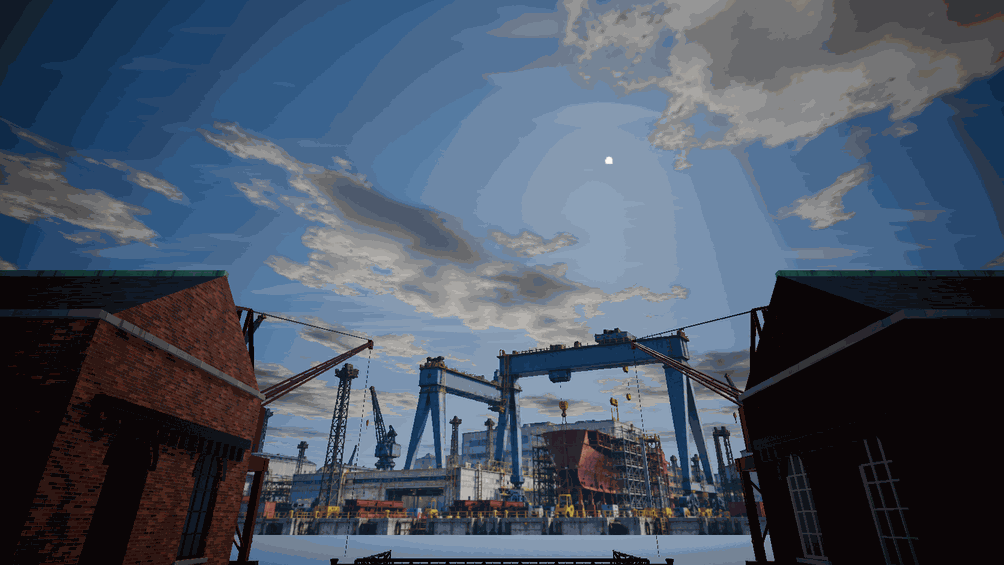
#> input picture output/lowtide/sky-pass/lowtide_cloud_drift.gif, 1004 x 565 px, given in place of beam-timber-source.png, which was not available
$ python build.py
#> lines starting #> are read from the running program, lines starting #| are printed output that depends on the picture; pictures that were not available may be replaced by others from this repository, and a replacement may not be noted
"""Stage continuous structural timber; keep the generated albedo byte-exact."""
import hashlib
import json
from pathlib import Path
import shutil
import uuid

import numpy as np
from PIL import Image
from scipy.ndimage import gaussian_filter

ROOT = Path(__file__).resolve().parents[5]
HERE = Path(__file__).resolve().parent
SOURCE = ROOT / 'Sources/Lowtide/structure'
STAGE = HERE / 'stage'
GENERATED = Path('C:/Users/leon2/.codex/generated_images/01a13277-1c4d-7843-b382-ae43679cb8fa/exec-cdd3a2ee-b607-4719-9437-c562fbadd6d2.png')
SHADER = 'shaders/hc1_lowtide_structure_v2.shader'
RESOURCE = 'materials/lowtide/structure'

def digest(path):
    return hashlib.sha256(path.read_bytes()).hexdigest()

def write(path, text):
    path.parent.mkdir(parents=True, exist_ok=True)
    path.write_text(text, encoding='utf-8', newline='\n')

SOURCE.mkdir(parents=True, exist_ok=True)
source = SOURCE / 'beam-timber-source.png'
if source.exists():
    assert digest(source) == digest(GENERATED), 'Existing timber source differs'
else:
    shutil.copyfile(GENERATED, source)

rgb = np.asarray(Image.open(source).convert('RGB'), np.float32) / 255
lum = rgb @ np.array([.2126, .7152, .0722], np.float32)
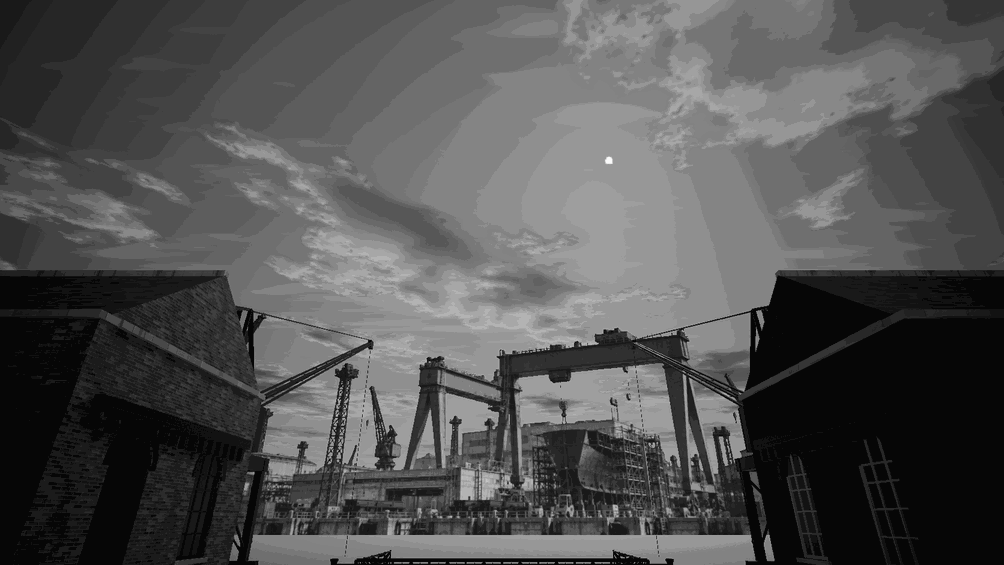
#> lum: shape (565, 1004) float32; min 0.0241, max 0.981, mean 0.321
# Shallow fibre relief, not image brightness used as macro displacement.
height = (gaussian_filter(lum, 1.0, mode='wrap') - gaussian_filter(lum, 22, mode='wrap')) * .0012
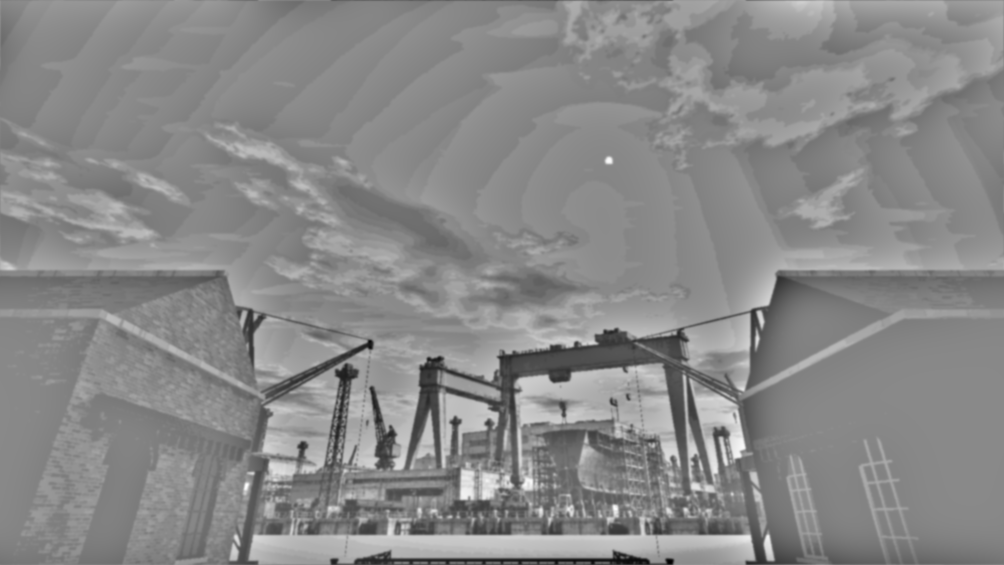
#> height: shape (565, 1004) float32; min -0.000553, max 0.000475, mean -4.2e-13; drawn with min black and max white
dx = (np.roll(height, -1, 1) - np.roll(height, 1, 1)) * rgb.shape[1] / (2 * .6)
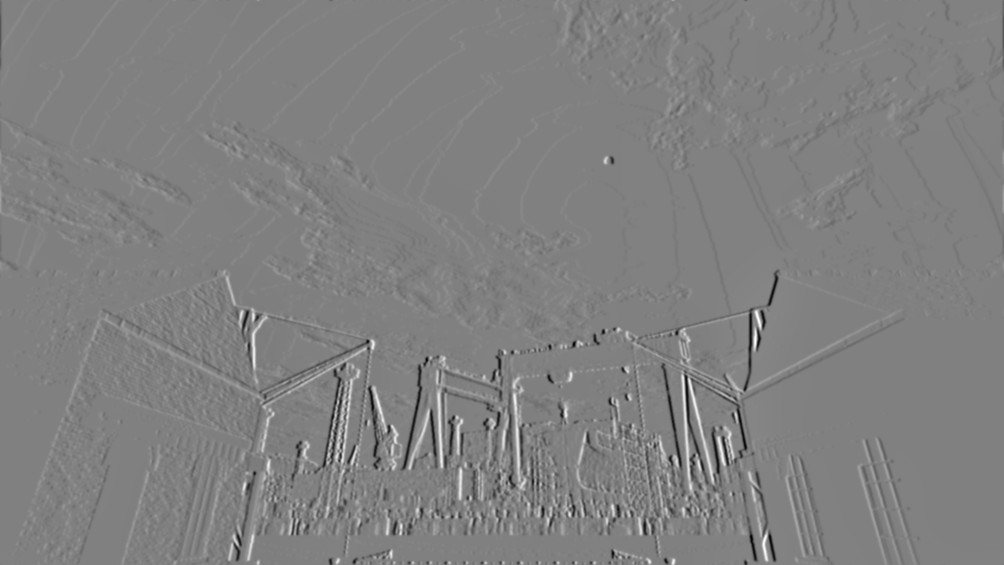
#> dx: shape (565, 1004) float32; min -0.356, max 0.349, mean 3.31e-12; drawn with min black and max white
dy = (np.roll(height, -1, 0) - np.roll(height, 1, 0)) * rgb.shape[0] / (2 * 2.4)
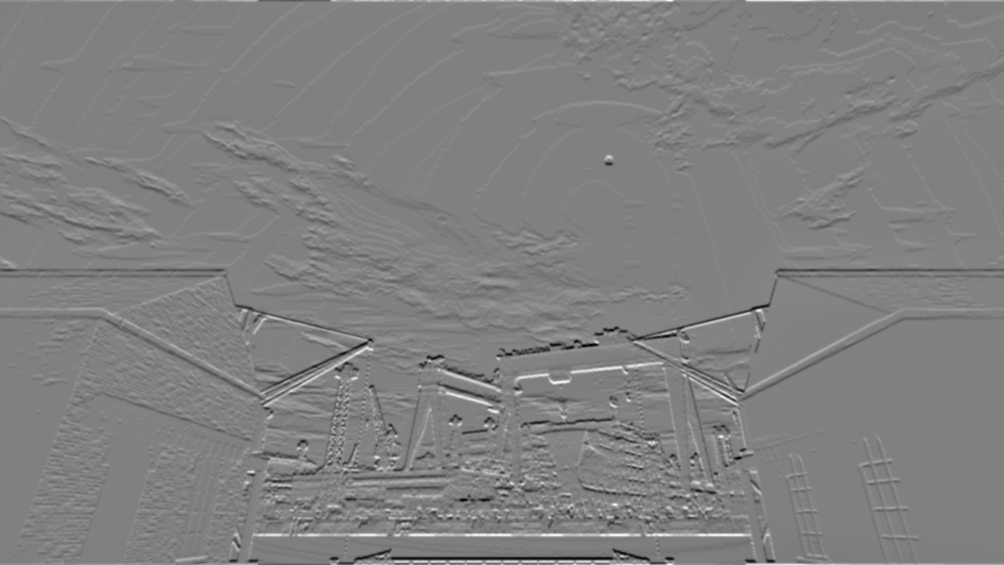
#> dy: shape (565, 1004) float32; min -0.0515, max 0.0504, mean 6.72e-12; drawn with min black and max white
normal = np.stack([-dx, dy, np.ones_like(dx)], axis=2)
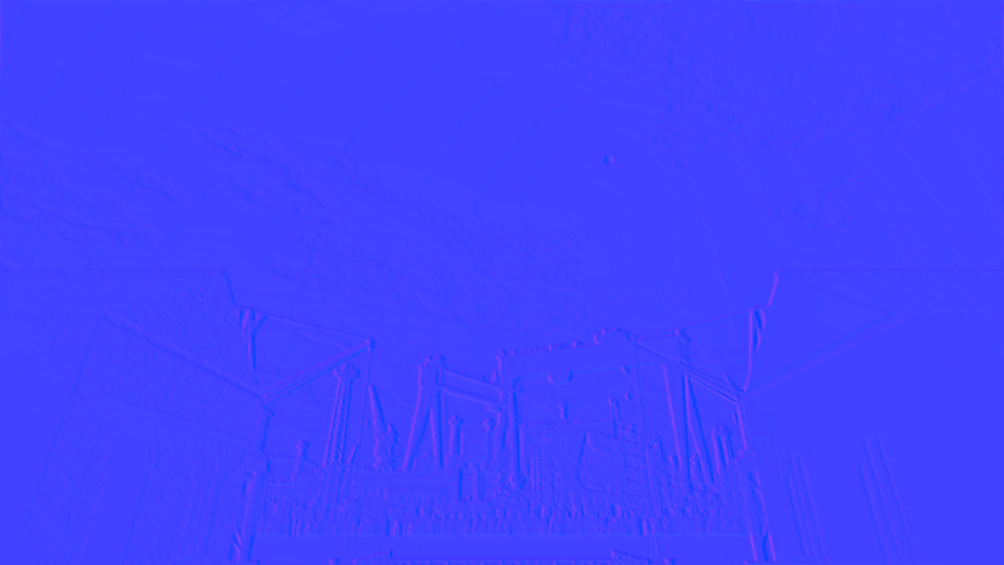
#> normal: shape (565, 1004, 3) float32; mean of channels 0, 1, 2 4.54e-12, 9.59e-10, 1; drawn with min black and max white
normal /= np.linalg.norm(normal, axis=2, keepdims=True)
rough = np.clip(.77 + (gaussian_filter(lum, 3, mode='wrap') - lum) * .6, .66, .9)
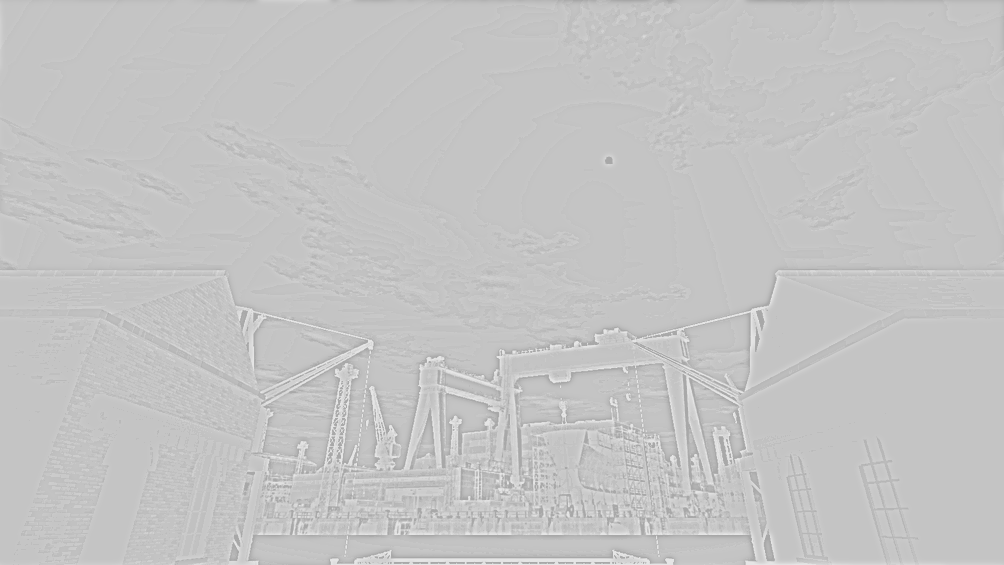
#> rough: shape (565, 1004) float32; min 0.66, max 0.9, mean 0.77
target = STAGE / RESOURCE
target.mkdir(parents=True, exist_ok=True)
shutil.copyfile(source, target / 'beam_timber_color.png')
Image.fromarray(np.rint((normal * .5 + .5) * 255).clip(0, 255).astype(np.uint8)).save(target / 'beam_timber_normal.png')
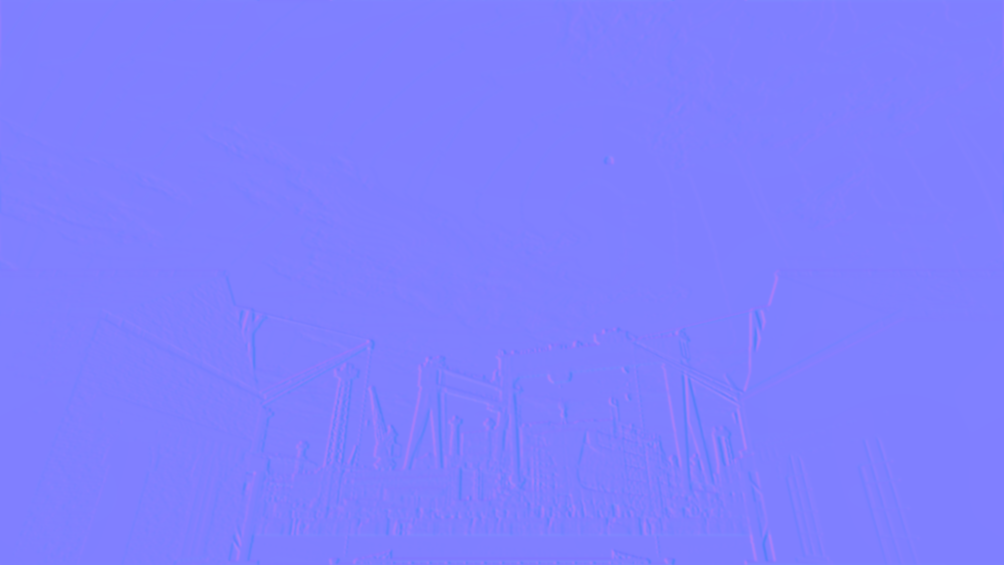
#> saved as beam_timber_normal.png: PIL image 1004x565 RGB; mean R, G, B 127.5, 127.4, 254.9
Image.fromarray(np.rint(rough * 255).astype(np.uint8)).save(target / 'beam_timber_rough.png')

shader = '''HEADER
{
    Description = "Lowtide solid timber and aged cast iron";
}
FEATURES
{
    #include "common/features.hlsl"
}
MODES
{
    Forward();
    Depth( S_MODE_DEPTH );
    ToolsShadingComplexity( "tools_shading_complexity.shader" );
}
COMMON
{
    #include "common/shared.hlsl"
}
struct VertexInput
{
    #include "common/vertexinput.hlsl"
};
struct PixelInput
{
    #include "common/pixelinput.hlsl"
};
VS
{
    #include "common/vertex.hlsl"
    PixelInput MainVs( VertexInput i ) { return FinalizeVertex( ProcessVertex( i ) ); }
}
PS
{
    // Opaque RGB mips preserve the unmodified non-power-of-two generated scan.
    #define AlphaWeighted( color, opacity ) Box( color )
    #include "common/utils/Material.CommonInputs.hlsl"
    #undef AlphaWeighted
    #include "common/pixel.hlsl"
    float3 g_vStructureTint < Default3( 1, 1, 1 ); UiType( Color ); >;
    float2 g_vStructureUvScale < Default2( 1, 1 ); >;
    float g_flStructureRoughnessScale < Default( 1 ); Range( 0, 2 ); >;
    float g_flStructureRoughnessFloor < Default( .55 ); Range( 0, 1 ); >;

    float4 MainPs( PixelInput i ) : SV_Target0
    {
        i.vTextureCoords.xy *= g_vStructureUvScale;
        Material m = Material::From( i );
        m.Albedo *= g_vStructureTint;
        m.Roughness = saturate( max( m.Roughness * g_flStructureRoughnessScale, g_flStructureRoughnessFloor ) );
        m.Metalness = 0;
        m.Transmission = 0;
        return ShadingModelStandard::Shade( i, m );
    }
}
'''
write(STAGE / SHADER, shader)
write(SOURCE / 'structure-v2.shader', shader)

def material(prefix, tint, uv, floor, scale=1):
    return f'''"Layer0"
{{
    shader "{SHADER}"
    TextureColor "{prefix}_color.png"
    TextureNormal "{prefix}_normal.png"
    TextureRoughness "{prefix}_rough.png"
    TextureMetalness "materials/default/default_black_mask.tga"
    g_vStructureTint "[{tint}]"
    g_vStructureUvScale "[{uv}]"
    g_flStructureRoughnessScale "{scale}"
    g_flStructureRoughnessFloor "{floor}"
}}
'''
write(target / 'lt_beam_timber_v2.vmat', material(f'{RESOURCE}/beam_timber', '.72 .70 .66', '1.354666667 .338666667', .7))
write(target / 'lt_cast_iron_v2.vmat', material('materials/lowtide/drainage/cast_iron', '.85 .85 .85', '2.666666667 2.666666667', .55, .9))

#> (the run stopped early here; a loop or call above may not have finished)
